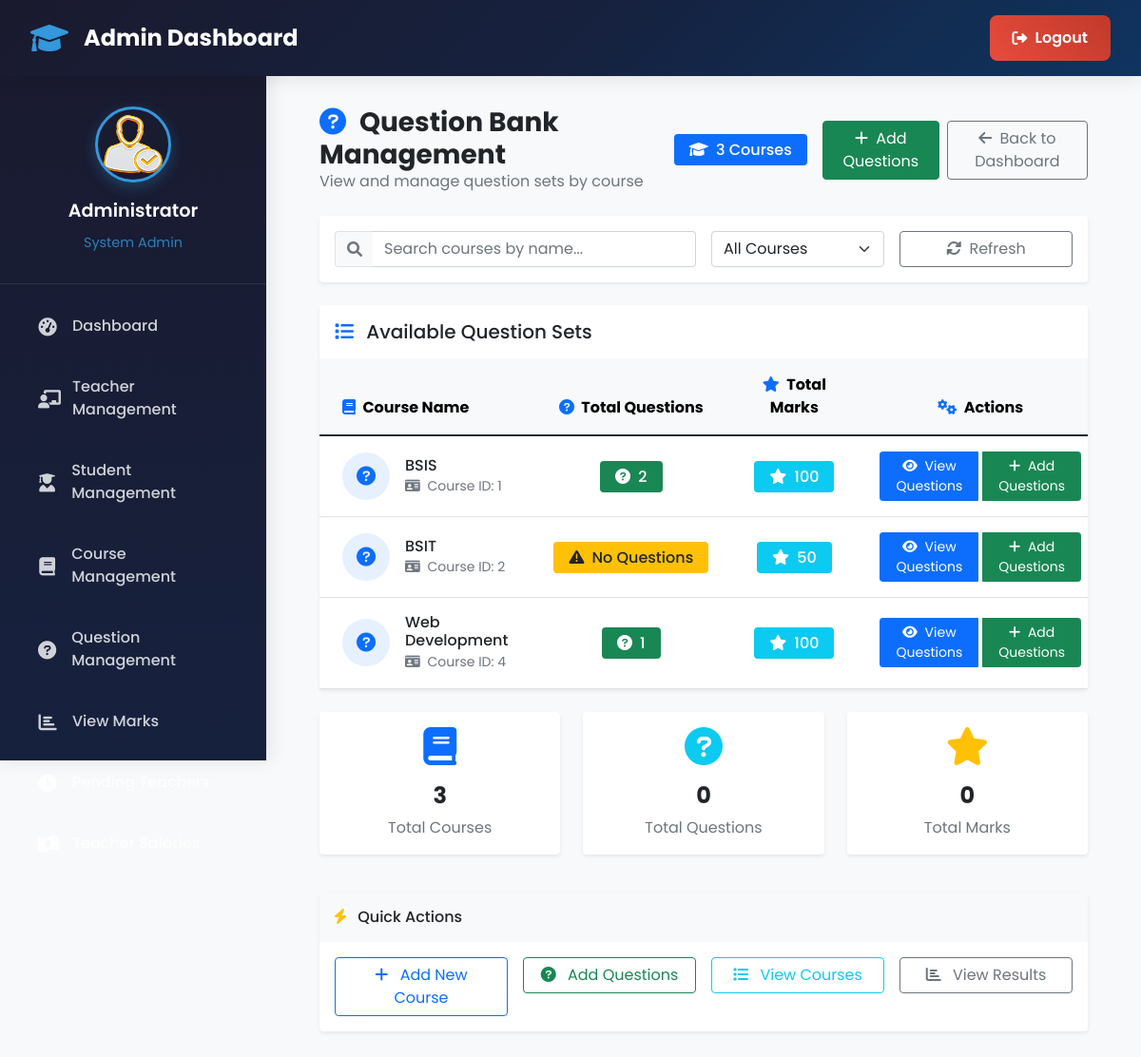
/admin-view-question (signed in), run on an earlier commit of the app's database.
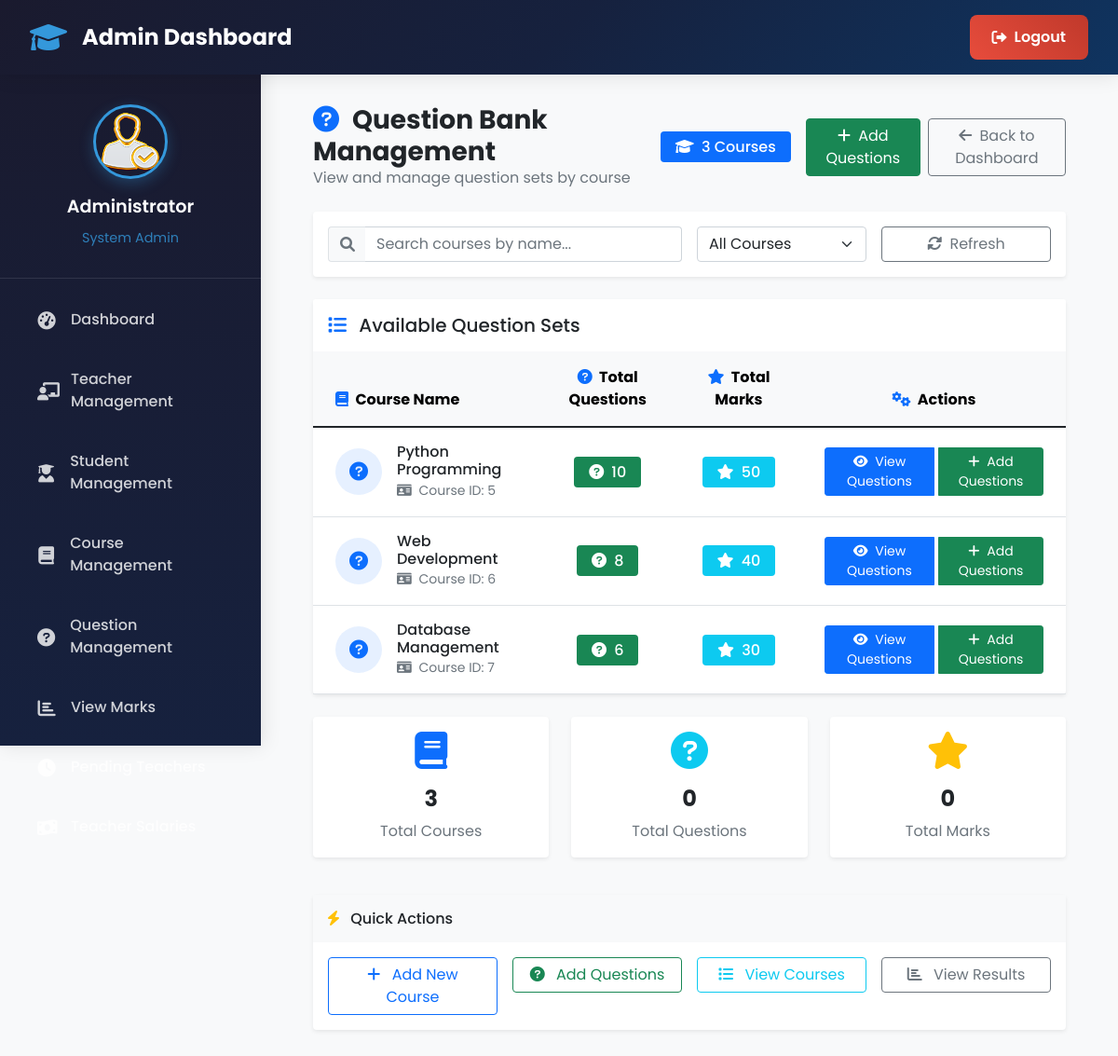
And on a later commit of the database.
### exam/models.py (models this page shows, shortened)
class Course(models.Model):
   course_name = models.CharField(max_length=50)
   question_number = models.PositiveIntegerField()
   total_marks = models.PositiveIntegerField()

### exam/views.py (the view)
# urls.py: path('admin-view-question', views.admin_view_question_view,name='admin-view-question'),
@login_required(login_url='adminlogin')
def admin_view_question_view(request):
    courses= models.Course.objects.all()
    for course in courses:
        course.actual_question_count = models.Question.objects.filter(course=course).count()
    return render(request,'exam/admin_view_question.html',{'courses':courses})

### templates/exam/admin_view_question.html (shortened to what the changed rows need)
{% extends 'exam/adminbase.html' %}
{% block content %}
{%load static%}
<div class="container-fluid px-4">
  <div class="row">
    <div class="col-12">
      <div class="d-flex justify-content-between align-items-center mb-4">
        <div>
          <h2 class="h3 mb-0 text-dark fw-bold">
            <i class="fas fa-question-circle text-primary me-2"></i>
            Question Bank Management
          </h2>
        </div>
      </div>
      <div class="card border-0 shadow-sm">
        <div class="card-body p-0">
          {% if courses %}
          <div class="table-responsive">
            <table class="table table-hover mb-0" id="coursesTable">
              <thead class="table-light">
                <tr>
                  <th class="border-0 py-3 px-4">
                    <i class="fas fa-book me-1 text-primary"></i>
                    Course Name
                  </th>
                  <th class="border-0 py-3 px-4 text-center">
                    <i class="fas fa-question-circle me-1 text-primary"></i>
                    Total Questions
                  </th>
                  <th class="border-0 py-3 px-4 text-center">
                    <i class="fas fa-star me-1 text-primary"></i>
                    Total Marks
                  </th>
                  <th class="border-0 py-3 px-4 text-center">
                    <i class="fas fa-cogs me-1 text-primary"></i>
                    Actions
                  </th>
                </tr>
              </thead>
              <tbody>
                {% for c in courses %}
                <tr class="align-middle">
                  <td class="px-4 py-3">
                    <div class="d-flex align-items-center">
                      <div class="flex-shrink-0">
                        <div class="bg-primary bg-opacity-10 rounded-circle d-flex align-items-center justify-content-center"
                             style="width: 50px; height: 50px;">
                          <i class="fas fa-question-circle text-primary fs-5"></i>
                        </div>
                      </div>
                      <div class="flex-grow-1 ms-3">
                        <h6 class="mb-0 fw-semibold text-dark">{{ c.course_name }}</h6>
                        <small class="text-muted">
                          <i class="fas fa-id-card me-1"></i>
                          Course ID: {{ c.id }}
                        </small>
                      </div>
                    </div>
                  </td>
                  <td class="px-4 py-3 text-center">
                    <div class="d-flex align-items-center justify-content-center">
                      {% if c.actual_question_count > 0 %}
                      <span class="badge bg-success text-white fs-6 px-3 py-2">
                        <i class="fas fa-question-circle me-1"></i>
                        {{ c.actual_question_count }}
                      </span>
                      {% else %}
                      <span class="badge bg-warning text-dark fs-6 px-3 py-2">
                        <i class="fas fa-exclamation-triangle me-1"></i>
                        No Questions
                      </span>
                      {% endif %}
                    </div>
                  </td>
                  <td class="px-4 py-3 text-center">
                    <div class="d-flex align-items-center justify-content-center">
                      <span class="badge bg-info text-white fs-6 px-3 py-2">
                        <i class="fas fa-star me-1"></i>
                        {{ c.total_marks }}
                      </span>
                    </div>
                  </td>
                  <td class="px-4 py-3 text-center">
                    <div class="btn-group" role="group">
                      <a href="{% url 'view-question' c.id %}"
                         class="btn btn-primary btn-sm px-3"
                         title="View Questions">
                        <i class="fas fa-eye me-1"></i>
                        View Questions
                      </a>
                      <a href="{% url 'admin-add-question' %}?course={{ c.id }}"
                         class="btn btn-success btn-sm px-3 ms-1"
                         title="Add Questions">
                        <i class="fas fa-plus me-1"></i>
                        Add Questions
                      </a>
                    </div>
                  </td>
                </tr>
                {% endfor %}
              </tbody>
            </table>
          </div>
          {% endif %}
        </div>
      </div>
    </div>
  </div>
</div>
{% endblock content %}

What changed in the data, as far as the page shows it:
removed Course: course_name "BSIS", id "1", actual_question_count "2", total_marks "100"
removed Course: course_name "BSIT", id "2", shows "No Questions", total_marks "50"
removed Course: course_name "Web Development", id "4", actual_question_count "1", total_marks "100"
added Course: course_name "Python Programming", id "5", actual_question_count "10", total_marks "50"
added Course: course_name "Web Development", id "6", actual_question_count "8", total_marks "40"
added Course: course_name "Database Management", id "7", actual_question_count "6", total_marks "30"
